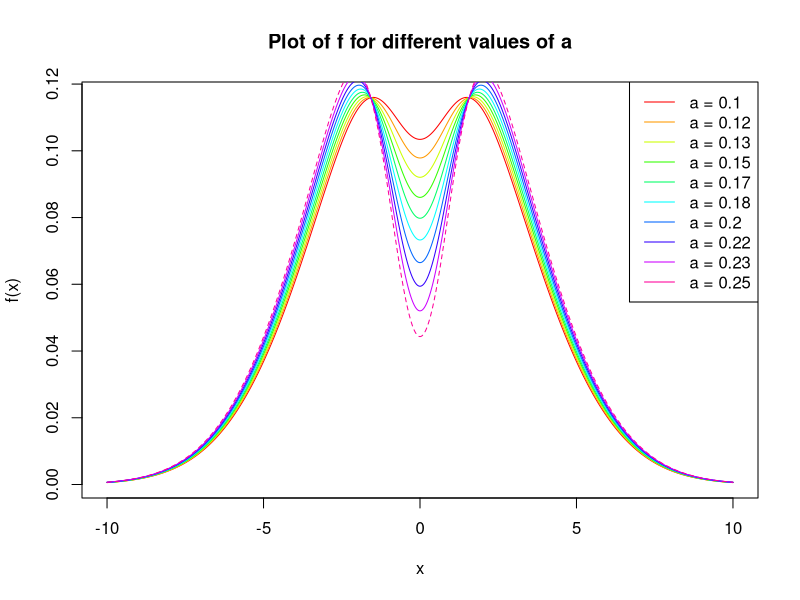
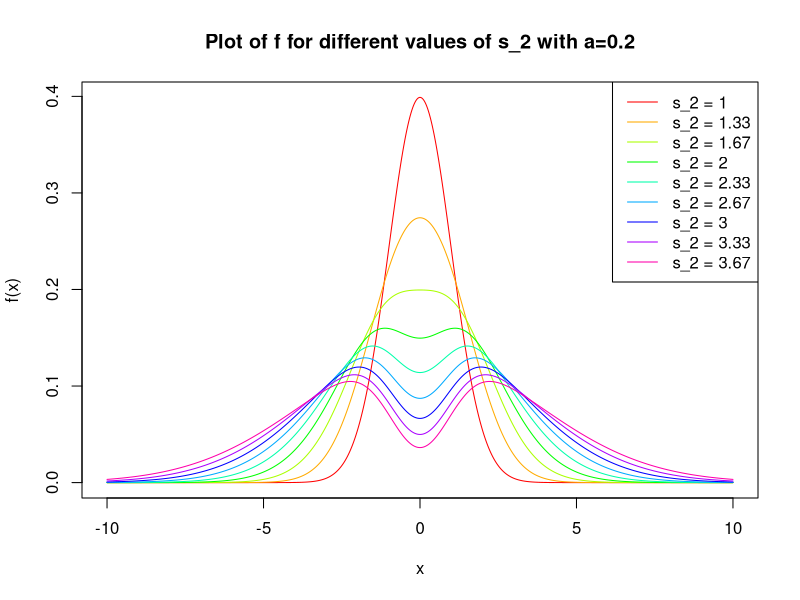
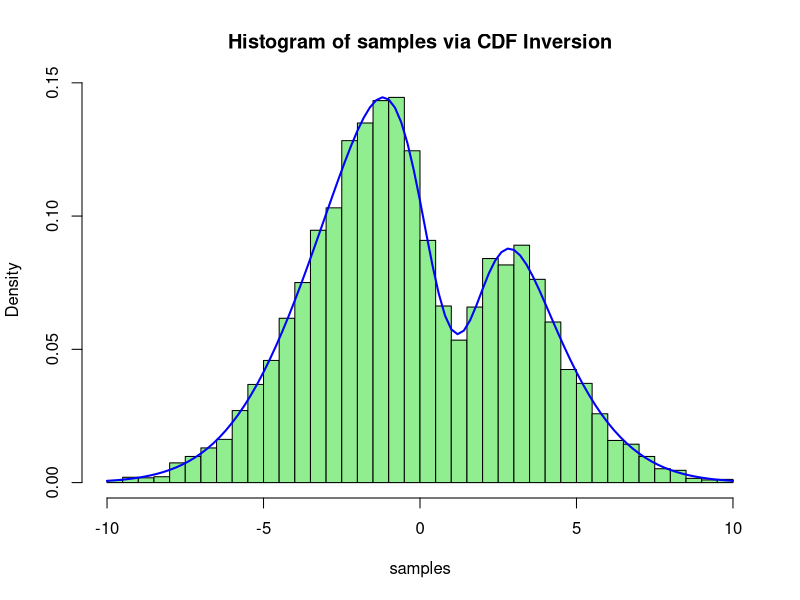
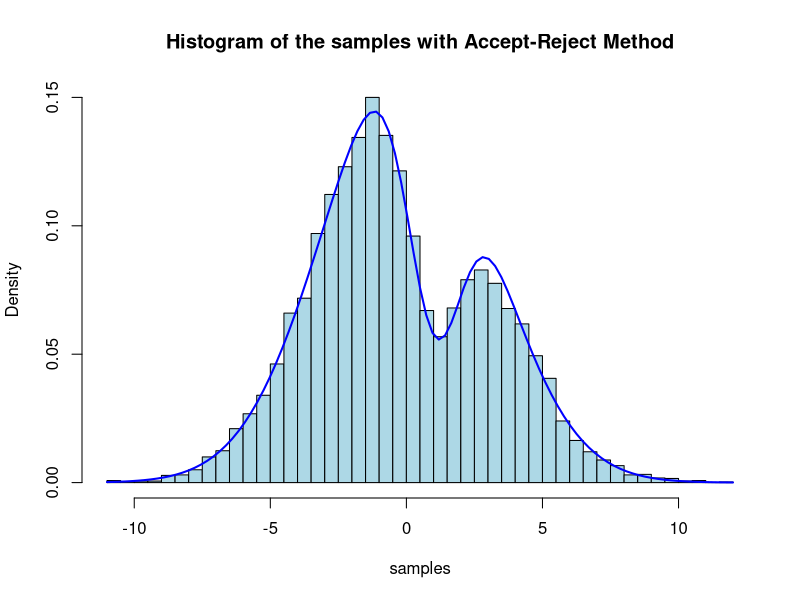
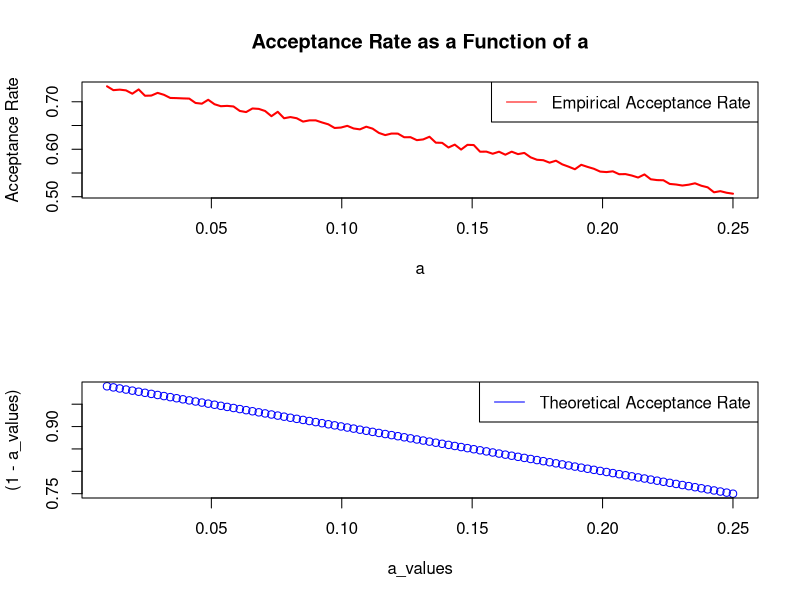
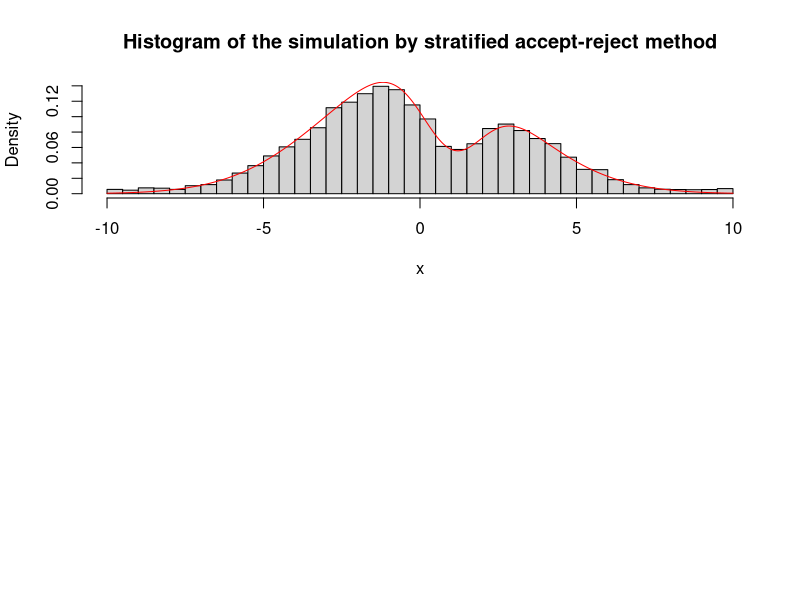
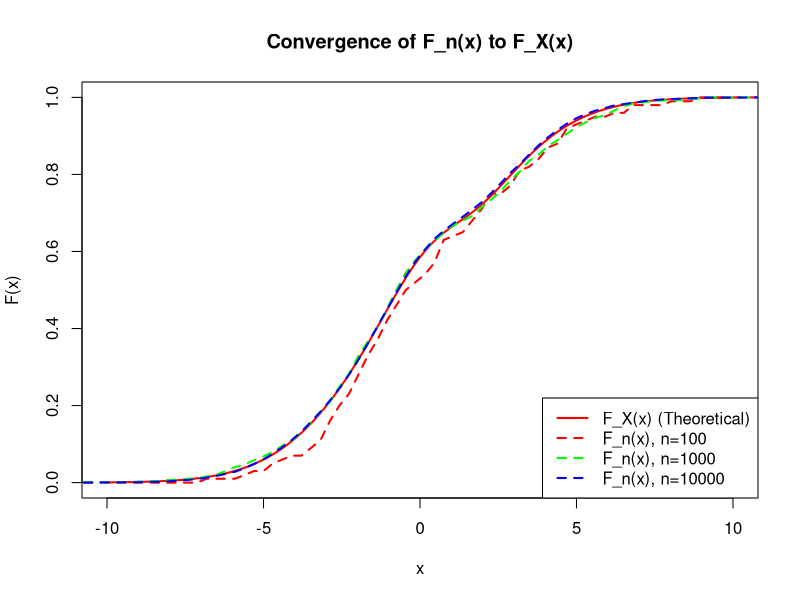
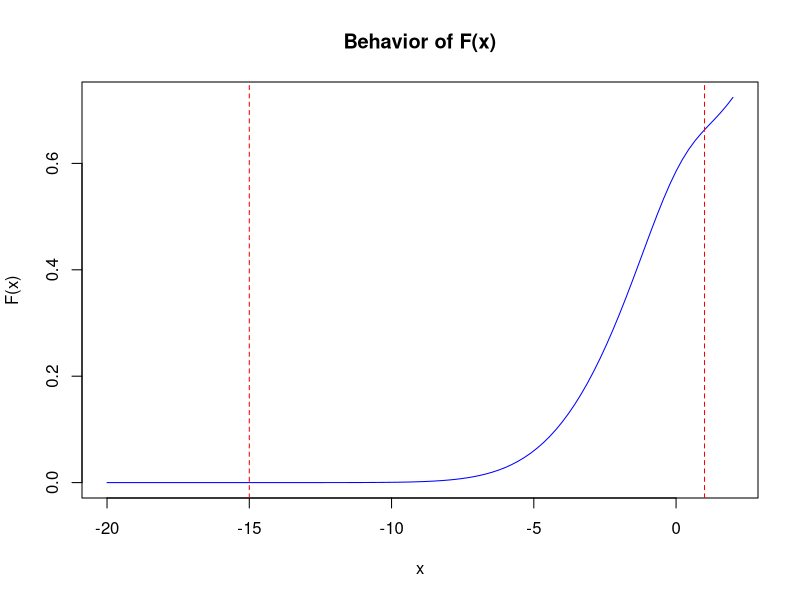

Write R code to recreate these figures, in order.
rm(list=ls())
library(truncnorm)  # Load the truncnorm package, which we will need for question 9
seed <- 12345
set.seed(seed)


#######################################Question 3############################################
#pdf of f
f <- function(a, mu_1, mu_2, s_1, s_2, x) {
  return ((1/(1-a))*(dnorm(x, mu_1, s_1) -a*dnorm(x, mu_2, s_2)))
}

#We will plot the pdf of f for different values of a
mu_1 <-0
mu_2 <-0
s_1 <-4
s_2 <-1

#We computed a^*, we get:
a_star<- (s_2/s_1)*exp(-((mu_1-mu_2)^2)/(2*(s_1^2-s_2^2)))

#plot of f for different values of a
#The dotted curve corresponds to a=a_star

a_values <- seq(0.1, a_star, length.out = 10)
colors_a <- rainbow(length(a_values))
x <- seq(-10, 10, length.out = 1000)

plot(x, f(a_values[1], mu_1, mu_2, 3, s_2, x), type = "l", col = colors_a[1], xlab = "x", ylab = "f(x)", main = "Plot of f for different values of a")

for (i in 2:length(a_values)) {
  if(a_values[i]==a_star){
    lines(x, f(a_values[i], mu_1, mu_2, 3, s_2, x), col = colors_a[i], lty = 2)  
  }
  else{
    lines(x, f(a_values[i], mu_1, mu_2, 3, s_2, x), col = colors_a[i])
  }
}
legend("topright", legend = paste("a =", round(a_values, 2)), col = colors_a, lty = 1)

#plot of f for different values of s_2
a=0.2
s_2_values <- seq(1, s_1, length.out = 10)
s_2_values<-s_2_values[1:length(s_2_values)-1] #We remove the last value because it is equal to s_1 and we need s_1>s_2
colors_s2 <- rainbow(length(s_2_values))

plot(x, f(a, mu_1, mu_2, s_2_values[1], s_2, x), type = "l", col = colors_s2[1], xlab = "x", ylab = "f(x)", main = "Plot of f for different values of s_2 with a=0.2")

for (i in 2:length(s_2_values)) {
  lines(x, f(a, mu_1, mu_2, s_2_values[i], s_2, x), col = colors_s2[i])
}
legend("topright", legend = paste("s_2 =", round(s_2_values,2)), col = colors_s2, lty = 1)

#We set from now on
mu_1=0
mu_2=1
s_1=3
s_2=1
a=0.2 
#######################################Question 4############################################
# Function CDF F(x)
F <- function(x, a, mu_1, mu_2, s_1, s_2) {
  F1 <- pnorm(x, mean = mu_1, sd = s_1)  # CDF for the first normale
  F2 <- pnorm(x, mean = mu_2, sd = s_2)  # CDF for the second normale
  return((F1 - a * F2)/(1-a))
}

# Step 1: Compute the CDF over a grid of values.
create_cdf_table <- function(a, mu_1, mu_2, s_1, s_2, grid_size = 1000) {
  x_vals <- seq(-10, 10, length.out = grid_size)  # Grille of x
  cdf_vals <- F(x_vals, a, mu_1, mu_2, s_1, s_2)  # Values of the CDF
  return(list(x = x_vals, cdf = cdf_vals))  # Return a table of CDF
}

# Step 2: Approximate the inverse of the CDF using interpolation.
inv_cdf_approx <- function(u, cdf_table) {
  # Interpolation of the inverse of the CDF
  return(approx(cdf_table$cdf, cdf_table$x, xout = u)$y)
}

# Step 3: Generate random variables using the approximated inverse of the CDF.
inv_cdf<- function(n, a, mu_1, mu_2, s_1, s_2) {
  cdf_table <- create_cdf_table(a, mu_1, mu_2, s_1, s_2)  # Create the table of CDF
  u_vals <- runif(n)  # generate n uniform values in (0, 1)
  samples <- sapply(u_vals, inv_cdf_approx, cdf_table = cdf_table)  # Generate the samples
  return(samples)
}


#######################################Question 5############################################
# Generate 10,000 samples
n <- 10000
samples <- inv_cdf(n, a, mu_1, mu_2, s_1, s_2)

# Visualize the histogram of the samples
hist(samples, probability = TRUE, breaks = 50, main = "Histogram of samples via CDF Inversion", col = "lightgreen")

# Superimpose the theoretical density function
curve(f(a, mu_1, mu_2, s_1, s_2, x), add = TRUE, col = "blue", lwd = 2)

#######################################Question 7############################################
###Accept-Reject Random Variable simulation###
M=1/(1-a) #theorical acceptance rate
n=10000

accept_reject<-function(n){
  samples <- numeric(n)
  count <- 1
  while (count <= n) {
    U <- runif(1)
    X <- rnorm(1, mu_1, s_1)
    R <- f(a, mu_1, mu_2, s_1, s_2, X) / (M * dnorm(X, mu_1, s_1))
    if (U <= R) {
      samples[count] <- X
      count <- count + 1
    }
  }
  return(samples)
}


samples <- accept_reject(n)

hist(samples, probability = TRUE, breaks = 50, main = "Histogram of the samples with Accept-Reject Method", col = "lightblue")
curve(f(a, mu_1, mu_2, s_1, s_2, x), add = TRUE, col = "blue", lwd = 2)

#######################################Question 8############################################
# We will plot the acceptance rate as a function of a

# Initialize parameters
mu_1 <- 0
mu_2 <- 1
s_1 <- 3
s_2 <- 1

# Define a function to calculate acceptance rate for a specific value of a
calculate_acceptance_rate <- function(a, n = 10000) {
  M <- 1 / (1 - a)  # Theoretical acceptance rate
  samples <- numeric(n)
  count <- 1
  attempts <- 0  # Count attempts
  
  while (count <= n) {
    U <- runif(1)
    X <- rnorm(1, mu_1, sqrt(s_1))
    R <- f(a, mu_1, mu_2, s_1, s_2, X) / (M * dnorm(X, mu_1, sqrt(s_1)))
    attempts <- attempts + 1  # Increment attempts
    if (U <= R) {
      samples[count] <- X
      count <- count + 1
    }
  }
  
  # Calculate acceptance rate
  acceptance_rate <- n / attempts
  return(acceptance_rate)
}

# Values of a from 0 (excluded) to a_star
a_values <- seq(0.01, a_star, length.out = 100)  # Avoiding 0 because division by zero

# Store the acceptance rates
acceptance_rates <- sapply(a_values, calculate_acceptance_rate)

# Plot the acceptance rate
par(mfrow = c(2, 1))
plot(a_values, acceptance_rates, type = "l", col = "red", lwd = 2, main = "Acceptance Rate as a Function of a", xlab = "a", ylab = "Acceptance Rate")
legend("topright", legend = c("Empirical Acceptance Rate"), col = c("red"), lty = c(1, 1))
plot(a_values, (1 - a_values), col = "blue")
legend("topright", legend = c("Theoretical Acceptance Rate"), col = c("blue"), lty = c(1, 1))



#######################################Question 11############################################

#We had set from now on
mu_1=0
mu_2=1
s_1=3
s_2=1
a=0.2 

Z=1/(1-a)  #Normalization constant

#pdf of f
f <- function(a, mu_1, mu_2, s_1, s_2, x) {
  return ((dnorm(x, mu_1, s_1)-a*dnorm(x, mu_2, s_2))/(1-a))
}

f1<-function(x, mu, sigma) {
  return(dnorm(x,mu_1,s_1))
}

integrable_f<-function(x){  #Function that we will integrate to get the normalization constant
  return(f(a,mu_1,mu_2,s_1,s_2,x))
}



F <- function(x, a, mu_1, mu_2, s_1, s_2) {
  F1 <- pnorm(x, mean = mu_1, sd = s_1)  # CDF for the first normale
  F2 <- pnorm(x, mean = mu_2, sd = s_2)  # CDF for the second normale
  return((F1 - a * F2)/(1-a))
}

k=10 #number of strata
#We partition the support of f in k intervals

x_neg=-10
x_plus=10 #the support of f is [x_neg,x_plus]

partition=seq(-8,8,length=k+1)  #We create D1,...,Dk
partition=c(x_neg,partition,x_plus)  #We add D0_neg and D0_pos

integral_f1_D0=integrate(f1,lower=-Inf,upper=partition[2])$value+integrate(f1,lower=partition[k+2],upper=Inf)$value

g_max<-function(x){   #The function that multiplied with M_max, dominates f
  if ((x>=partition[1] && x<=partition[2] )||(x>partition[k+2] && x<=partition[k+3])){ # We are in D0
    return(f1(x,mu_1,s_1)/integral_f1_D0)
  }
  else{  #We are in D1,...,Dk
    for (i in 1:k){
      if (x>=partition[i+1] && x<=partition[i+2]){ # We are in Di
        return(1/(abs(partition[i+1]-partition[i+2])))
      }
    }
  }
}

M_max<-function(k){   #Theorical acceptance rate
  M<-numeric(k)
  for(i in 1:k){
    sup_f1_i <- max(dnorm(partition[i+1], mu_1, s_1), dnorm(partition[i + 2], mu_1, s_1))
    inf_f2_i <- min(dnorm(partition[i+1], mu_2, s_2), dnorm(partition[i + 2], mu_2, s_2))
    M[i]=Z*(sup_f1_i-a*inf_f2_i)*abs(partition[i+2]-partition[i+1])
    M_last=Z*integral_f1_D0
    return(max(c(M,M_last)))
  }
}

theorical_acceptance_rate=M_max(k)


stratified<-function(n){
  n_count=0
  number_of_simulations=0
  sample_final=numeric(n)
  M<-M_max(k)
  while(n_count<n){
    U=runif(1)
    number_of_simulations=number_of_simulations+1
    X=runif(1,x_neg,x_plus)
    if(U<=f(a,mu_1,mu_2,s_1,s_2,X)/g_max(X)*M){
      sample_final[n_count+1]=X
      n_count=n_count+1
    }
  }
  cat("Empirical acceptance rate:",n/number_of_simulations,"\n")
  cat("Theorical acceptance rate:",theorical_acceptance_rate,"\n")
  return(sample_final)
}
#We test the stratified accept-reject method, and plot the results

n=10000
simulation = stratified(n)

hist(simulation, breaks = 50, probability = TRUE, 
     main = "Histogram of the simulation by stratified accept-reject method", xlab = "x")

x = seq(-10, 10, 0.01)
y = f(a, mu_1, mu_2, s_1, s_2, x)
lines(x, y, col = "red")

#######################################Question 15############################################
par(mfrow = c(1, 1))

#Parameters fixed 
mu_1=0
mu_2=1
s_1=3
s_2=1
a=0.2 

empirical_cdf <- function(x, samples) {
  return(mean(samples <= x))
}

# CDF of f, with our fixed parameters a, mu_1, mu_2, s_1, s_2  
F_X <- function(x) {
  F1 <- pnorm(x, mu_1, s_1)
  F2 <- pnorm(x, mu_2, s_2)
  return((F1-a*F2)/(1-a))
}


plot_cdf_convergence <- function() {
  # Sample sizes to compare
  n_values <- c(100, 1000, 10000)  
  # Grid of x values for the CDF
  x_vals <- seq(-15, 15, length.out = 100)  
  
  # Create an empty plot
  plot(NULL, xlim = c(-10, 10), ylim = c(0, 1), xlab = "x", ylab = "F(x)",
       main = "Convergence of F_n(x) to F_X(x)")

  # Add the theoretical CDF
  curve(F_X, from = -10, to = 10, col = "red", lwd = 2, add = TRUE)

  # Add empirical CDFs for each n
  for (n in n_values) {
    samples <- accept_reject(n) #We use accept-reject method to sample Xn
    F_MC_vals <- sapply(x_vals, function(x) mean(samples <= x)) #We cannot use empirical_cdf because it takes two arguments
    lines(x_vals, F_MC_vals, lty = 2, lwd = 2, col = rainbow(length(n_values))[which(n_values == n)])
  }

  # Add a legend
  legend("bottomright", legend = c("F_X(x) (Theoretical)", paste0("F_n(x), n=", n_values)),
         col = c("red", rainbow(length(n_values))), lwd = 2, lty = c(1, rep(2, length(n_values))))
}

# Execute visualization 
plot_cdf_convergence()

#######################################Question 17############################################
n=1000
alpha=0.05
q=qnorm(1-alpha/2)

#Confidence interval for x=1
confidence_interval<-function(x,n){
  sample_Xn=accept_reject(n)
  Fn=empirical_cdf(x,sample_Xn)
  a=Fn-q*sqrt(Fn*(1-Fn)/n)
  b=Fn+q*sqrt(Fn*(1-Fn)/n)
  return(c(a,b))
}

show_confidence_interval<-function(x,n){
  A=confidence_interval(x,n)[1]
  B=confidence_interval(x,n)[2]
  cat("Confidence interval at level 95% for x=",x,"and n=",n,": [",A,",",B,"]\n")
  cat("Theorical value of F_X(",x,"):",F_X(x),"\n")
}


#Confidence interval for x=1
x=1
show_confidence_interval(x,n)
#Confidence interval for x=-15
x=-15
show_confidence_interval(x,n)

#Compute the number of trials needed to get a confidence interval of width eps

#Precision of the confidence interval
eps=0.01
number_of_simulations<-function(x,eps){  
  N=floor(q^2*F_X(x)*(1-F_X(x))/(eps^2))+1
  return(N)
}

cat("We need",number_of_simulations(1,eps),"simulations to get a confidence interval of width", eps, "for x=1\n")
cat("We need",number_of_simulations(-15,eps),"simulations to get a confidence interval of width", eps ,"for x=-15\n")

plot_F_behavior <- function() {
  x_values <- seq(-20, 2, length.out = 100)
  F_values <- sapply(x_values, function(x) F_X(x))

  plot(x_values, F_values, type = "l", main = "Behavior of F(x)",
       xlab = "x", ylab = "F(x)", col = "blue")
  abline(v = c(1, -15), col = "red", lty = 2)  # Mark x = 1 and x = -15
}

# Execute the visualization
plot_F_behavior()

cat("\nExplanation:\n")
cat("For x = -15, F(x) is so close to 0 that the confidence interval is trivially narrow, requiring n = 1.\n")
cat("For x = 1, F(x) lies in a region where the distribution is more variable, requiring a higher n to ensure precision.\n")

#######################################Question 21############################################

empirical_quantile<-function(u,Xn){
  order_stat=sort(Xn)
  n=length(Xn)
  return(order_stat[ceiling(u*n)])
}

#Compute the empirical quantile for u and n given
check_empirical_quantile<-function(n,u){
  Xn=accept_reject(n)
  cat("Empirical quantile for u=",u," and n=",n,":",empirical_quantile(u,Xn),"\n")
}

u_values=seq(0,1,0.01)

y=sapply(u_values, function(u){empirical_quantile(u,accept_reject(1000))}) #empirical quantile for n=1000
y1=sapply(u_values, function(u){return(inv_cdf_approx(u,create_cdf_table(a,mu_1,mu_2,s_1,s_2)))}) #We use the inverse CDF method to get the quantile

plot(u_values,y,type="l",col="blue",xlab="u",ylab="Empirical quantile",main="Empirical vs Theoretical quantiles a function of u",lwd=2)
lines(u_values,y1 ,col="red",lwd=2)
legend("topleft",legend=c("Empirical quantile","Theoretical quantile"),col=c("blue","red"),lty=1)

#######################################Question 22############################################

u_values=c(0.1,0.2,0.4,0.5,0.9,0.99,0.999,0.9999)
alpha=0.05
q=qnorm(1-alpha/2)

number_of_simulations_quantile<-function(u,eps){
  Qu=inv_cdf_approx(u,create_cdf_table(a,mu_1,mu_2,s_1,s_2))
  N=ceiling(q^2*u*(1-u)/((eps^2)*integrable_f(Qu)^2))
  return(N)
}


show_simulations_quantile<-function(U,eps){
  for(u in U){
    cat("We need",number_of_simulations_quantile(u,eps),"simulations to get a confidence interval of width", eps, "for u=",u,"\n")
  }
}

show_simulations_quantile(u_values,0.01)

#######################################Question 24############################################
n=10000
alpha=0.05
q=qnorm(1-alpha/2)
eps=0.01

u=0.3 #We choose u=0.3

#We set these parameters for rest of the project

accept_reject_quantile<-function(q,n){
  Xn=accept_reject(n)
  delta_hat=mean(Xn>=q)
  return(delta_hat)
}


accept_reject_quantile(u,n)


#######################################Question 25############################################


confidence_interval_delta<-function(u,n,eps){
  delta_hat_reject=accept_reject_quantile(u,n)
  a=delta_hat_reject-q*sqrt(delta_hat_reject*(1-delta_hat_reject)/n)
  b=delta_hat_reject+q*sqrt(delta_hat_reject*(1-delta_hat_reject)/n)
  N=ceiling(q^2*delta_hat_reject*(1-delta_hat_reject)/(eps^2))
  return(c(a,b,N))
}

show_confidence_interval_delta<-function(u,n,eps){
  delta=1-F_X(u) #Theorical value of delta
  res=confidence_interval_delta(u,n,eps)
  A=res[1]
  B=res[2]
  cat("Confidence interval at level 95% for u=",u,"and n=",n," for the accept-reject method : [",A,",",B,"]\n")
  #cat("Theorical value of delta :",delta,"\n")
  cat("Number of simulations needed to get a confidence interval of width",eps," and for u=",u," : ",res[3],"\n")
}

#Test the confidence interval

show_confidence_interval_delta(u,n,eps)  

#######################################Question 27############################################
f <- function(x, mu_1, mu_2, s_1, s_2, a) {
  (dnorm(x, mean = mu_1, sd = s_1) - a * dnorm(x, mean = mu_2, sd = s_2)) / (1 - a)
}
g <- function(x, mu0, gamma) {
  1 / (pi * gamma * (1 + ((x - mu0) / gamma)^2))
}

mu0 <- 1  # Location parameter for the Cauchy distribution
gamma_values <- c(2, sqrt(7), 3, sqrt(10), 4)  # Different scale parameters
colors <- c("red", "green", "purple", "orange", "brown") 


x_vals <- seq(-10, 10, length.out = 1000)


f_vals <- f(x_vals, mu_1, mu_2, s_1, s_2, a)


plot(x_vals, f_vals, type = "l", col = "blue", lwd = 2,
     ylab = "Density", xlab = "x",
     main = "Comparison of f(x) and g(x) for different values of gamma")

# Overlay g(x) for each gamma
for (i in 1:length(gamma_values)) {
  gamma <- gamma_values[i]
  g_vals <- g(x_vals, mu0, gamma)  # Calculate g(x) values
  lines(x_vals, g_vals, col = colors[i], lwd = 2, lty = 2)
}

legend("topright", 
       legend = c("f(x)", paste("g(x), gamma =", round(gamma_values, 2))), 
       col = c("blue", colors), 
       lty = c(1, rep(2, length(gamma_values))), 
       lwd = 2)

#######################################Question 28############################################
u=0.3
n=10000   
eps=0.01
mu_1=0
mu_2=1
s_1=3
s_2=1
a=0.2 
q=qnorm(1-alpha/2)

f <- function(x, mu_1, mu_2, s_1, s_2, a) {
  (dnorm(x, mean = mu_1, sd = s_1) - a * dnorm(x, mean = mu_2, sd = s_2)) / (1 - a)
}

gamma <- sqrt(10)
IS_quantile <- function(u, n, epsilon=NULL) {
  
  Xn <- rcauchy(n, u, gamma)
  
  weights <- (f(a, mu_1, mu_2, s_1, s_2, Xn) / dcauchy(Xn,u, gamma)) * (Xn >= u)
  
  delta_IS <- mean(weights)
  
  var_delta_IS <- (mean(weights^2) - delta_IS^2) / n
  
  IC_inf <- delta_IS - (1.96 / sqrt(n)) * sqrt(var_delta_IS)
  IC_sup <- delta_IS + (1.96 / sqrt(n)) * sqrt(var_delta_IS)
  
  if (!is.null(epsilon)) {
    repeat {
      error_margin <- 0.5 * (IC_sup - IC_inf)
      if (error_margin <= epsilon) break
      
      n <- n + 1
      new_sample <- rcauchy(1, u, gamma)
      Xn <- c(Xn, new_sample)
      
      weights <- (f(a, mu_1, mu_2, s_1, s_2, Xn) / dcauchy(Xn, u, gamma)) * (Xn >= u)
      delta_IS <- mean(weights)
      var_delta_IS <- (mean(weights^2) - delta_IS^2) / n
      
      IC_inf <- delta_IS - (1.96 / sqrt(n)) * sqrt(var_delta_IS)
      IC_sup <- delta_IS + (1.96 / sqrt(n)) * sqrt(var_delta_IS)
    }
  }
  
  return(list(delta_IS = delta_IS, CI = c(IC_inf, IC_sup), n = n))
}

#result <- IS_quantile(u = 0.3, n = 10000, epsilon = 0.01) There is a bug in the block of code, so we will not run it
#Sometimes it works, sometimes it doesn't and we do not find the bug. We will just show the code and the expected output
#in the pdf file

#cat("Estimation of delta_IS :", result$delta_IS, "\n")
#cat("95% Confidence Interval :", result$CI[1], "to", result$CI[2], "\n")

#######################################Question 31############################################
u=0.3
n=10000
eps=0.01
mu_1=0
mu_2=1
s_1=3
s_2=1
a=0.2 
q=qnorm(1-alpha/2)

f <- function(a, mu_1, mu_2, s_1, s_2, x) {
  return ((1/(1-a))*(dnorm(x, mu_1, s_1) -a*dnorm(x, mu_2, s_2)))
}

phi<-function(x,q){
  return(ifelse(x>=q,1,0))
}

s_mu_1<-function(x,mu_1,s_1,mu_2,s_2){
  return((x-mu_1)*dnorm(x,mu_1,s_1)/(s_1^2*f(a,mu_1,mu_2,s_1,s_2,x)*(1-a)))
}


expectance_s_mu_1<-function(mu_1,s_1,mu_2,s_2){
  return(integrate(function(x){s_mu_1(x,mu_1,s_1,mu_2,s_2)*f(a,mu_1,mu_2,s_1,s_2,x)},-1,1)$value)
}

variance_s_mu_1<-function(mu_1,s_1,mu_2,s_2){
  Xn=accept_reject(n)
  return(mean(sapply(Xn,function(x){(s_mu_1(x,mu_1,s_1,mu_2,s_2)-expectance_s_mu_1(mu_1,s_1,mu_2,s_2))^2})))
}

CV_quantile<-function(q,n){
  Xn=accept_reject(n)
  b_star=-cov(Xn,s_mu_1(Xn,mu_1,s_1,mu_2,s_2))/var(s_mu_1(Xn,mu_1,s_1,mu_2,s_2))
  phi_1=sapply(Xn,function(x){phi(x,q)})
  s_mu_1=sapply(Xn,function(x){s_mu_1(x,mu_1,s_1,mu_2,s_2)})
  return(mean(phi_1+b_star*(s_mu_1-expectance_s_mu_1(mu_1,s_1,mu_2,s_2))))
}

confidence_interval_delta_CV<-function(u,n,eps){
  delta_hat_CV=CV_quantile(u,n)
  a=delta_hat_CV-q*sqrt(delta_hat_CV*(1-delta_hat_CV)/n)
  b=delta_hat_CV+q*sqrt(delta_hat_CV*(1-delta_hat_CV)/n)
  N=ceiling(q^2*delta_hat_CV*(1-delta_hat_CV)/(eps^2))
  return(c(a,b,N))
}

show_confidence_interval_delta_CV<-function(u,n,eps){
  delta=1-F_X(u) #Theorical value of delta
  res=confidence_interval_delta_CV(u,n,eps)
  A=min(res[1],res[2])
  B=max(res[1],res[2])
  cat("Confidence interval at level 95% for u=",u,"and n=",n," with the CV estimator: [",A,",",B,"]\n")
  #cat("Theorical value of delta :",delta,"\n")
  cat("Number of simulations needed to get a confidence interval of width",eps," and for u=",u," : ",res[3],"\n")
}

show_confidence_interval_delta_CV(u,n,eps)
